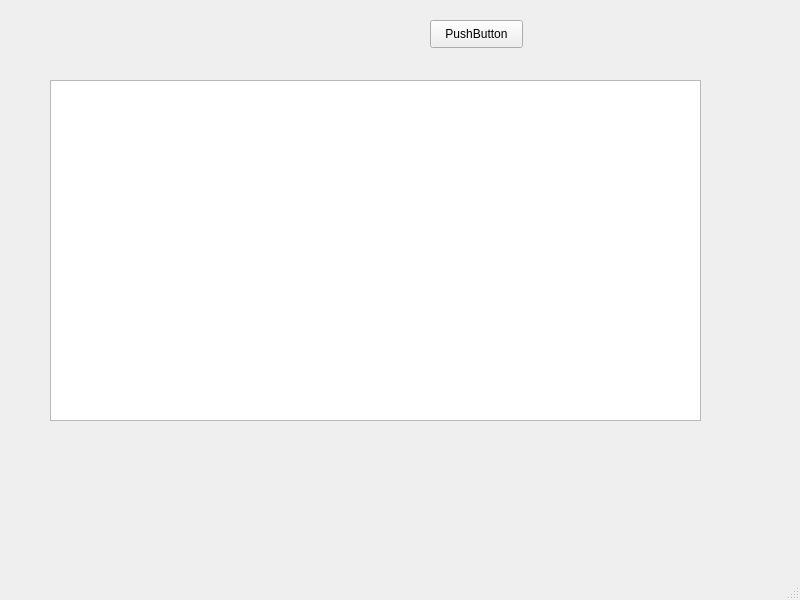
<?xml version="1.0" encoding="UTF-8"?>
<ui version="4.0">
 <class>MainWindow</class>
 <widget class="QMainWindow" name="MainWindow">
  <property name="geometry">
   <rect>
    <x>0</x>
    <y>0</y>
    <width>800</width>
    <height>600</height>
   </rect>
  </property>
  <property name="windowTitle">
   <string>MainWindow</string>
  </property>
  <widget class="QWidget" name="centralwidget">
   <widget class="QListWidget" name="listWidget">
    <property name="geometry">
     <rect>
      <x>50</x>
      <y>80</y>
      <width>651</width>
      <height>341</height>
     </rect>
    </property>
   </widget>
   <widget class="QPushButton" name="pushButton">
    <property name="geometry">
     <rect>
      <x>430</x>
      <y>20</y>
      <width>93</width>
      <height>28</height>
     </rect>
    </property>
    <property name="text">
     <string>PushButton</string>
    </property>
   </widget>
  </widget>
  <widget class="QMenuBar" name="menubar">
   <property name="geometry">
    <rect>
     <x>0</x>
     <y>0</y>
     <width>800</width>
     <height>26</height>
    </rect>
   </property>
  </widget>
  <widget class="QStatusBar" name="statusbar"/>
 </widget>
 <resources/>
 <connections/>
</ui>
